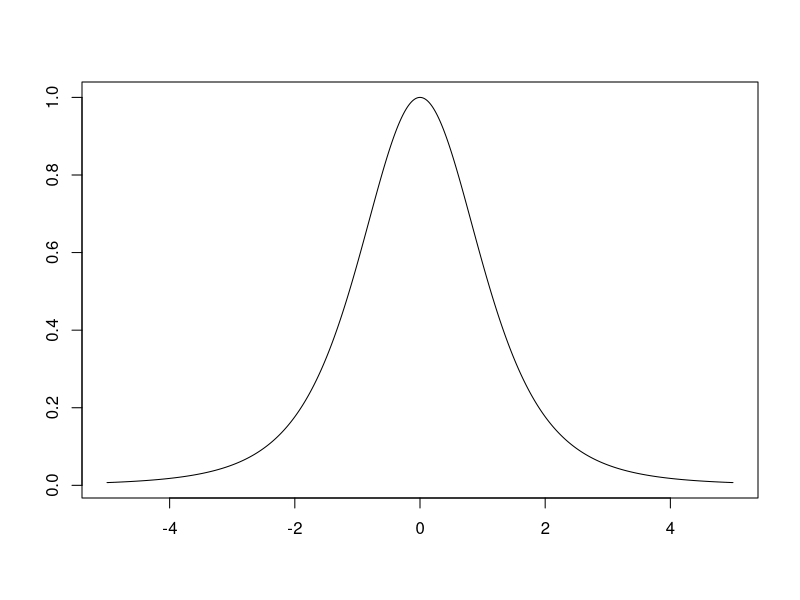
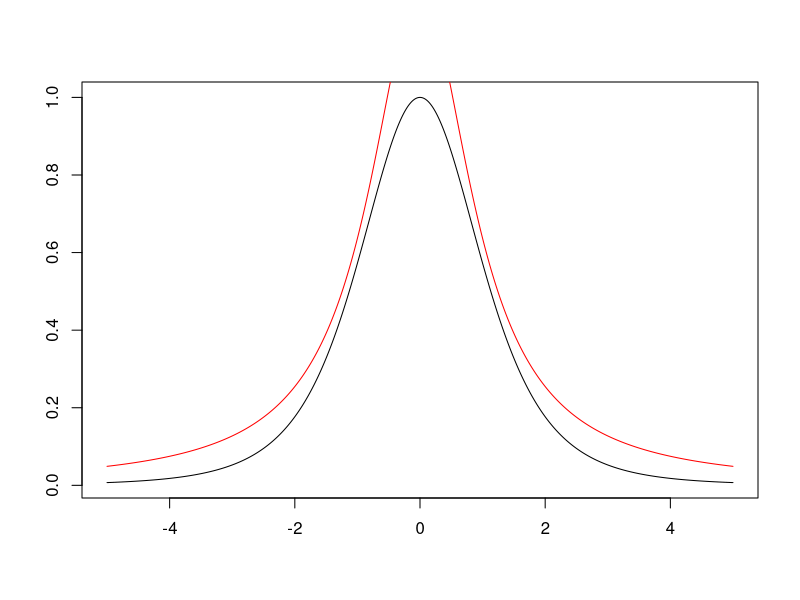
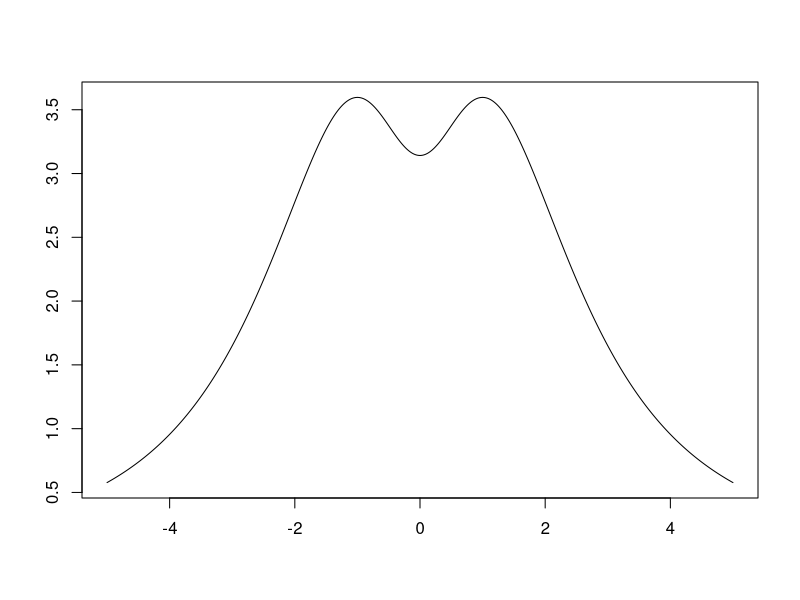
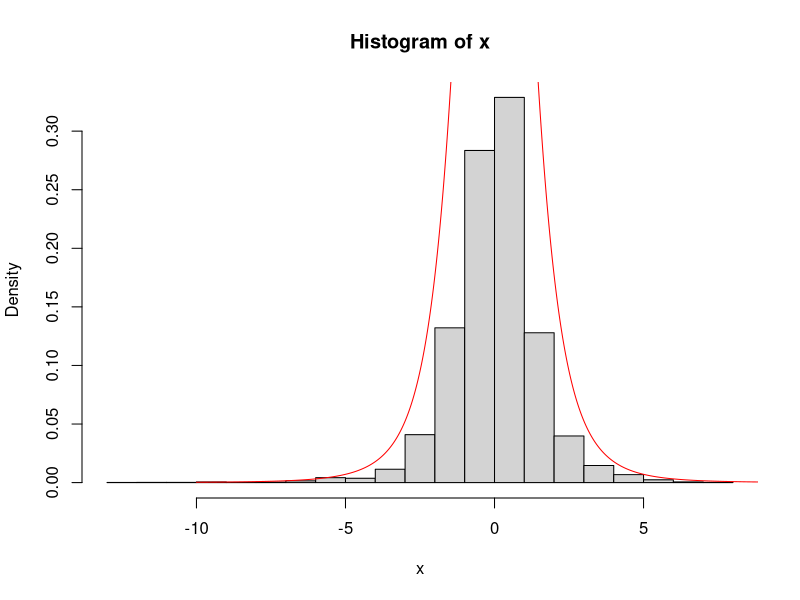
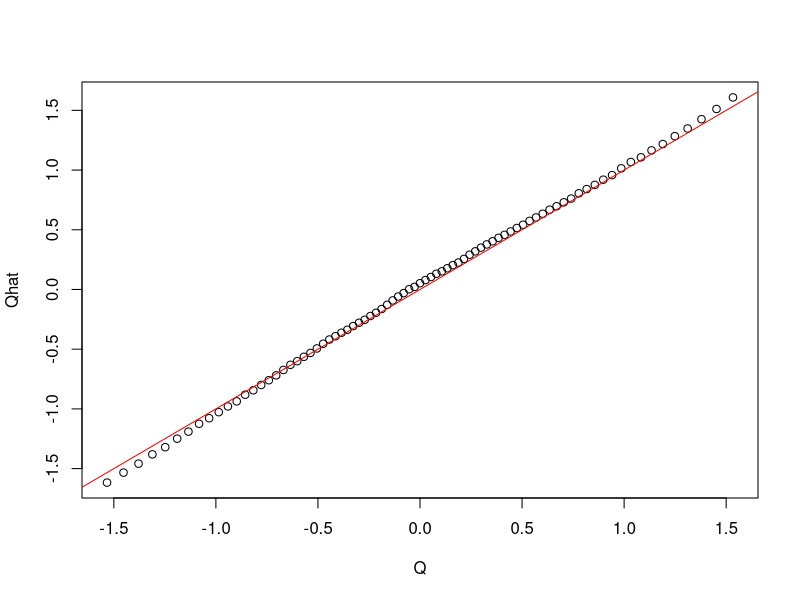

The R source for these figures, in order:
#1.1

#Rejection Sampling
set.seed(228)
v <- 4

f_x <- function(x,v){
  (1+(x^2/v))^(-(v+1)/2)
}

y <- seq(-5, 5, 0.01)
plot(y, f_x(y,v), type ="l", xlab = "", ylab = "") 


y <- seq(-5, 5, 0.01)
plot(y, f_x(y,v), type ="l", xlab = "", ylab = "") 
lines(y, 4 *dcauchy(y,location = 0, scale = 1), col = "red")


y <- seq(-5, 5, 0.01)
plot(y, f_x(y,v)/dcauchy(y,location = 0, scale = 1), type ="l", xlab = "", ylab = "")
max(f_x(y,v)/dcauchy(y)) 
# maximum value came 3.596705 so we are using 4
n <- 10000
k <- 0 
j <- 0 
x <- rep(0, n)

while(k < n){
  y <- rcauchy(1,location = 0, scale = 1) # random variate from the standard cauchy
  u <- runif(1)
  j <- j + 1
  if (u < dt(y,v)/(4*dcauchy(y,location = 0, scale = 1))){
    # we accept y
    k <- k + 1
    x[k] <- y
  }
}

mean(x)
#Answer is -0.0004282286  which is very near to 0.



#1.2

#Metropolis algorithm 
set.seed(228)
f_x <- function(x,v){
  (1+(x^2/v))^(-(v+1)/2)
}

n <- 10000
x <- rep(0, n)
q <- function(x){
  rnorm(1, x, 1)
}

x[1] <- 2

# metropolis algorithm
for(i in 1:(n-1)){
  # pick new sample
  xnew <- q(x[i])
  # acceptance condition
  u <- runif(1)
  if (u < f_x(xnew,4)/f_x(x[i],4)){
    x[i+1] <- xnew
  }
  else{
    x[i+1] <- x[i]
  }
}
# draw the histogram with generated sample x
hist(x, prob = TRUE)
# add theoretical density curve to the histogram to check our sample follows the target distribution
y <- seq(-10, 10, 0.01)
lines(y, f_x(y,4), col = "red")

p <- seq(0.1, 0.9, 0.01)
Qhat <- quantile(x, p) # sample quantiles
Q <- qt(p, v) # theoretical quantiles
plot(Q, Qhat)
abline(a = 0, b = 1, col = "red")

round(rbind(Q, Qhat),2)

# find Monte Carlo estimator of E(X)
mean(x)

# 0.003882399 close to zero 




#2

set.seed(228)
S <- c(1,3,4,5,6,8)
pmf <- c(1/6, 1/6, 1/6, 1/6,1/6,1/6)
n <- 10000
x <- rep(0, n)

n_samples <- 6

# Create a proposal matrix
proposal_matrix <- matrix(0, nrow = n_samples, ncol = n_samples)

# Populate the proposal matrix
for (i in 1:n_samples) {
  proposal_matrix[i, i] <- 0.5
  remaining_prob <- 1 - proposal_matrix[i, i]
  other_prob <- remaining_prob / (n_samples - 1)
  proposal_matrix[i, -i] <- other_prob
}


x[1] <- 3

for(i in 1:(n-1)){
  xnew <- sample(S, 1, prob = proposal_matrix[which(S == x[i]), ])
  # acceptance condition
  u <- runif(1)
  if (u < (pmf[which(S == xnew)]*proposal_matrix[which(S == xnew),which(S == x[i])])/(pmf[which(S == x[i])]*proposal_matrix[which(S == x[i]),which(S == xnew)])){
    x[i+1] <- xnew
  }
  else{
    x[i+1] <- x[i]
  }
}
table(x)
table(x)/n


#-----------    Problem 3   -----------# 

### 2. The inverse transform method can always be used to generate discrete random variable when we know the probability mass function (pmf). TRUE
      # This is a technique used to generate random numbers from any probability distribution, including discrete distributions with known pmfs.
      #It works by inverting the CDF of the distribution.


### 6. When we use a Metropolis algorithm we can only use a symmetric proposal distribution. TRUE
      # In the Metropolis method, the proposal distribution must be symmetric, which means that proposing a move from one state to another has the same probability as proposing the opposite move.
      # This symmetry is necessary for the method to function properly.

### 7. When we use a Metropolis-Hastings algorithm to generate a random sample of 10,000, we need more than 10,000 iterations. FALSE
      # The number of iterations required for the Metropolis-Hastings algorithm is determined by several parameters, including the Markov chain's convergence rate and mixing qualities.
      # However, it is generally believed that the number of iterations necessary will not be much greater than the intended sample size.

### 8. If we wish to obtain independent samples from MCMC, we start to collect samples after the burn-in period. FALSE
      # In Markov Chain Monte Carlo methods, such as Metropolis-Hastings, the burn-in period is employed to allow the Markov chain to attain its equilibrium distribution.
      # Samples acquired during the burn-in period are often discarded because they may not precisely reflect the planned distribution.
      # Independent samples are collected after the burn-in period, when the Markov chain has converged to a stationary distribution.